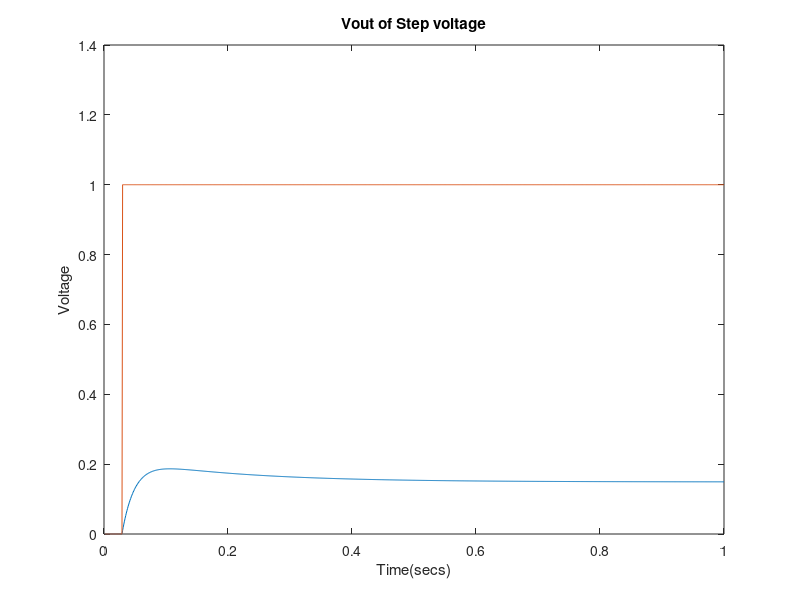
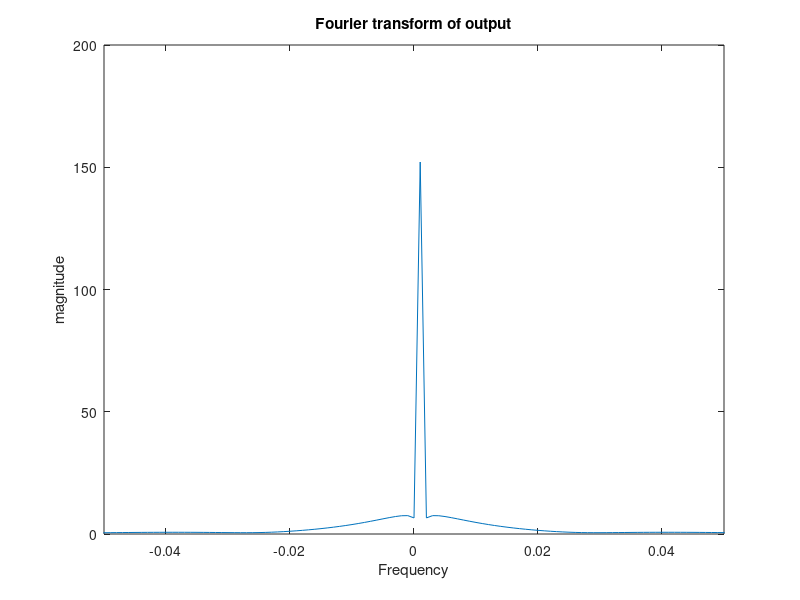

Here is the MATLAB script that generated these plots, in order:
clear all

% Patrobas Adewumi
% 100963608
% ELEC 4700
% assignment4

disp('model the equation V4 - aI3 - BI3^2 -CI3^3 as a polynomial and solve for it')
disp('This would require a solve for the polynomial per iteration as V4 changes')

runTime = 1; %given in seconds
timecuts = 1000;
dt = runTime/timecuts;

R1 = 1;
C1 = 0.25;
R2 = 2;
L1 = 0.2;
R3 = 10;
a = 100;
b = 50;
c = 1;
R4 = 0.1;
Ro = 1000;     

C = [  0, 0,   0, 0, 0, 0, 0; ...
     -C1,C1,   0, 0, 0, 0, 0; ...
       0, 0, -L1, 0, 0, 0, 0; ...
       0, 0,   0, 0, 0, 0, 0; ...
       0, 0,   0, 0, 0, 0, 0; ...
       0, 0,   0, 0, 0, 0, 0; ...
       0, 0,   0, 0, 0, 0, 0];
   
   
   
I3poly = [c b a 0];
I3roots = roots(I3poly);

   
G = [     1,             0,  0,    0,                  0,     0,            0; ...
      -1/R1, (1/R2 + 1/R1), -1,    0,                  0,     0,            0; ...
          0,             1,  0,   -1,                  0,     0,            0; ...
          0,             0, -1, 1/R3,                  0,     0,            0; ...
          0,             0,  0,    0,         I3roots(2),     1,            0; ...
          0,             0,  0, 1/R3,                 -1,     0,            0; ...
          0,             0,  0,    0,                  0, -1/R4, (1/R4 +1/Ro)];
   
      
% Time Stepping function
V1 = 0;      
F = zeros(7,1);
%Flist = [V1; 0; 0; 0; 0; 0; 0];
Flist = zeros(7,1,timecuts);
Flist(1,1,30:timecuts) = 1;
Vlist = zeros(7,1,timecuts);

for count  = 2:1:timecuts
    A = C/dt +G;
    
    Vlist(:,:,count) = A\(C*Vlist(:,:,count-1)/dt +Flist(:,:,count));
    Flist(:,:,count) = Vlist(:,:,count);
end
      
V1list(1,:) = Vlist(1,1,:);
V2list(1,:) = Vlist(2,1,:);
ILlist(1,:) = Vlist(3,1,:);
I3list(1,:) = Vlist(4,1,:);
V4list(1,:) = Vlist(5,1,:);
Volist(1,:) = Vlist(7,1,:);


figure(20)
plot((1:timecuts).*dt,Volist(1,:))
xlabel('Time(secs)')
ylabel('Voltage')
title('Vout of Step voltage')
hold on
plot((1:timecuts).*dt,V1list(1,:))
hold off

figure(21)
g = abs(fftshift(fft(Volist(1,:))));
plot(((1:length(g))/timecuts)-0.5,g)
xlim([-0.05 0.05])
xlabel('Frequency')
ylabel('magnitude')
title('Fourier transform of output')